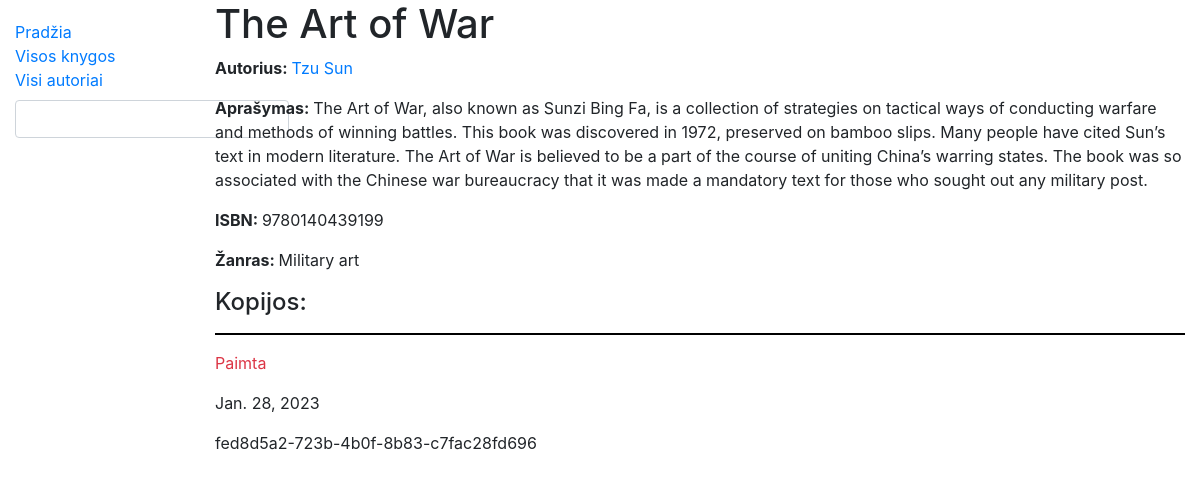
The page /library/books/7 on the database its author committed.
### library/models.py (models this page shows, shortened)
class Book(models.Model):
    title = models.CharField('Pavadinimas', max_length=200)
    author = models.ForeignKey('Author', on_delete=models.SET_NULL, null=True, related_name='books')
    summary = models.TextField('Aprašymas', max_length=1000, help_text='Trumpas knygos aprašymas')
    isbn = models.CharField('ISBN', max_length=13)
    genre = models.ManyToManyField(Genre, help_text='Išrinkite žanrą/us šiai knygai')
    cover = models.ImageField('Viršelis', upload_to='covers', null=True)
    def display_genre(self):
        return ', '.join([genre.name for genre in self.genre.all()])
    display_genre.short_description = 'Genre'

class Author(models.Model):
    first_name = models.CharField('Vardas', max_length=100)
    last_name = models.CharField('Pavardė', max_length=100)
    description = models.TextField('Aprašymas', max_length=2000, default='bio')
    def display_books(self):
        return ', '.join([book.title for book in self.books.all()])
    display_books.short_description = 'Knygos'
    class Meta:
        ordering = ['last_name', 'first_name']
    def __str__(self):
        return f'{self.last_name}  {self.first_name}'

class Genre(models.Model):
    name = models.CharField('Pavadinimas', max_length=200, help_text='Įveskite knygos žanrą')
    def __str__(self):
        return self.name
    class Meta:
        verbose_name = "Genre"
        verbose_name_plural = "Genres"

class BookInstance(models.Model):
    id = models.UUIDField(primary_key=True, default=uuid.uuid4, help_text='Unikalus knygos kopijos ID')
    book = models.ForeignKey('Book', on_delete=models.SET_NULL, null=True)
    due_back = models.DateField('Bus prieinama', null=True, blank=True)
    LOAN_STATUS = (
        ('a', 'Administruojama'),
        ('p', 'Paimta'),
        ('g', 'Galima paimti'),
        ('r', 'Rezervuota')
    )
    status = models.CharField(
        max_length=1,
        choices=LOAN_STATUS,
        blank=True,
        default='a',
        help_text='Status'
    )
    class Meta:
        ordering = ['due_back']

### library/views.py (the view)
# urls.py: path('books/<int:pk>', views.BookDetailView.as_view(), name='book_detail'),
class BookDetailView(generic.DetailView):
    model = Book # sukurs book kintamaji sablonui
    template_name = 'book_detail_style.html'

### library/templates/book_detail_style.html
{% extends 'base.html' %}
{% block content %}
<h1>{{ book.title }}</h1>
<p><strong>Autorius: </strong><a href="{% url 'author-detail' book.author.id %}">{{ book.author }}</a></p>
<p><strong>Aprašymas: </strong> {{ book.summary }}</p>
<p><strong>ISBN: </strong> {{ book.isbn }} </p>
<p><strong>Žanras: </strong> {{ book.genre.all|join:", "}}</p>
<h4>Kopijos: </h4>
{% for book_inst in book.bookinstance_set.all %}
<hr>
<p class="{% if book_inst.status == 'g' %}text-success
{% elif book_inst.status == 'p' %}text-danger
{% else %}text-warning
{% endif %}">{{ book_inst.get_status_display }}</p>
{% if book_inst.status != 'a' %}
<p>{{ book_inst.due_back }}</p>
{% endif %}
<p>{{ book_inst.id }}</p>
{% endfor %}
{% endblock %}

### library/static/css/styles.css (style rules this page uses)
hr { width: 100%; background-color: black; height: 1px; border-color : transparent; }

### rows shown on the page
Book: title "The Art of War", author "Tzu Sun", summary "The Art of War, also known as Sunzi Bing Fa, is a collection of strategies on tactical ways of conducting warfare and methods of winning battles. This book was discovered in 1972, preserved on bamboo slips. Many people have cited Sun’s text in modern literature. The Art of War is believed to be a part of the course of uniting China’s warring states. The book was so associated with the Chinese war bureaucracy that it was made a mandatory text for those who sought out any military post.", isbn "9780140439199", genre.all "Military art"
BookInstance: status "Paimta", due_back "Jan. 28, 2023", id "fed8d5a2-723b-4b0f-8b83-c7fac28fd696"
